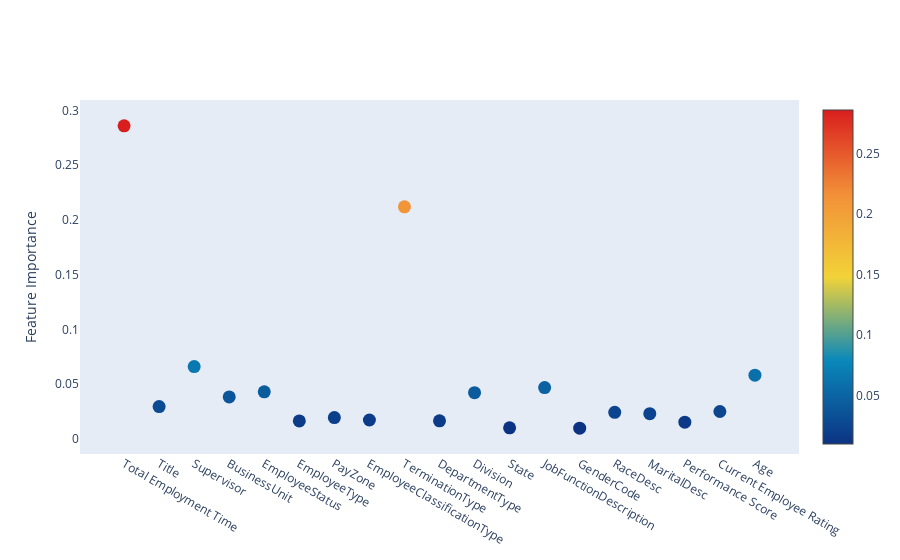

The notebook cell saved with this chart:
### Code cell
#Feature ranking via Random Forest
#Scatter plot

trace = go.Scatter(
    y = rf_classifier.feature_importances_,
    x = X.columns.values,
    mode='markers',
    marker=dict(
        sizemode = 'diameter',
        sizeref = 1, 
        size = 13,
        color = rf_classifier.feature_importances_,
        colorscale='Portland',
        showscale=True
    ),
    text = X.columns.values
)

data = [trace]

layout = go.Layout(
    autosize = True, 
    hovermode= 'closest',
    xaxis= dict(
        ticklen=5,
        showgrid = False,
        zeroline= False, 
        showline= False,
    ),
    yaxis = dict(
        title = "Feature Importance",
        showgrid = False, 
        zeroline= False, 
        ticklen= 5, 
        gridwidth = 2
    ),
    showlegend = False
)

Fig = go.Figure(data=data, layout=layout)
py.iplot(Fig,filename='scatter2010')

### Figure 1 — Plotly figure (JSON) as saved in the notebook; plotly's stock layout.template omitted (floating-point values rounded to 4 significant figures)
{"data": [{"marker": {"color": [0.286, 0.02957, 0.06612, 0.03836, 0.04307, 0.01645, 0.01946, 0.01728, 0.212, 0.01652, 0.04229, 0.01013, 0.04687, 0.00982, 0.02433, 0.0231, 0.01529, 0.02504, 0.05823], "colorscale": [[0, "rgb(12,51,131)"], [0.25, "rgb(10,136,186)"], [0.5, "rgb(242,211,56)"], [0.75, "rgb(242,143,56)"], [1, "rgb(217,30,30)"]], "showscale": true, "size": 13, "sizemode": "diameter", "sizeref": 1}, "mode": "markers", "text": ["Total Employment Time", "Title", "Supervisor", "BusinessUnit", "EmployeeStatus", "EmployeeType", "PayZone", "EmployeeClassificationType", "TerminationType", "DepartmentType", "Division", "State", "JobFunctionDescription", "GenderCode", "RaceDesc", "MaritalDesc", "Performance Score", "Current Employee Rating", "Age"], "type": "scatter", "x": ["Total Employment Time", "Title", "Supervisor", "BusinessUnit", "EmployeeStatus", "EmployeeType", "PayZone", "EmployeeClassificationType", "TerminationType", "DepartmentType", "Division", "State", "JobFunctionDescription", "GenderCode", "RaceDesc", "MaritalDesc", "Performance Score", "Current Employee Rating", "Age"], "y": [0.286, 0.02957, 0.06612, 0.03836, 0.04307, 0.01645, 0.01946, 0.01728, 0.212, 0.01652, 0.04229, 0.01013, 0.04687, 0.00982, 0.02433, 0.0231, 0.01529, 0.02504, 0.05823]}], "layout": {"autosize": true, "hovermode": "closest", "showlegend": false, "xaxis": {"showgrid": false, "showline": false, "ticklen": 5, "zeroline": false}, "yaxis": {"gridwidth": 2, "showgrid": false, "ticklen": 5, "title": {"text": "Feature Importance"}, "zeroline": false}}}
